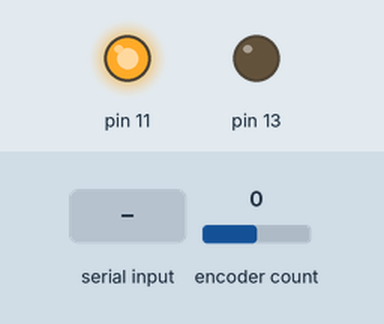
The sketch below on a simulated Arduino Uno, built with avr-gcc and run on an emulated ATmega328P. On the bench: output pins drawn as LEDs (lit = HIGH). Dashed ring = blinking. Inputs (shaded band) come from the test bench; at power-on: encoder count 0. What the sketch prints to the serial monitor is not drawn.

Above: at 1.2 s.
1.3 s: "1\n" received over Serial
At 4.2 s:
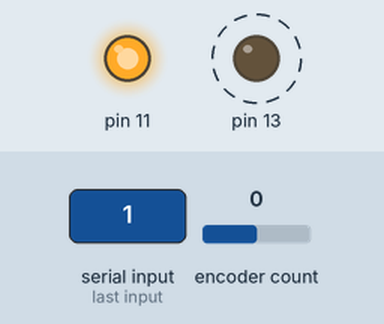
4.3 s: "90,45\n" received over Serial
At 5.0 s:
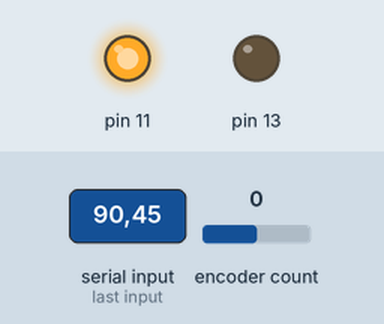
Timing chart, 0 to 7.3 s (numbered marks = the images above; inputs shaded):
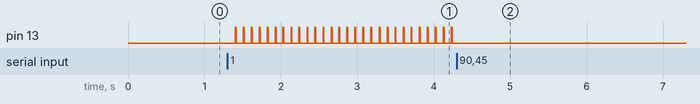

The sketch:

OptoCode.ino
```cpp
/*
Arduino Sketch for Activating TTL based on Disk Velocity
*/
#include <Encoder.h>

Encoder disk(2, 3); //Encoder object to read values from plate

/*CHANGEABLE PARAMETERS*/
int timeOn = 10; //10 ms on
int timeOff = 90; //90 ms off
float radius = 3.0;


/*DO NOT CHANGE PARAMETERS*/
//Logic Variables for the Disk Calculations
long prev = 0; //Previous recording of disk position
long curr = disk.read(); //Current recording of disk position
unsigned long prevT = 0; //Previous time stamp
unsigned long currT = micros(); //Current time stamp
char speedVal[7]; //String to hold the speed value to send to the computer

//Logic Variables for the Stimulation
bool isOn = false; //Check if the system is actually on or not
bool active = false; //Check if the system was activated by computer
unsigned long timeSinceOn = 0;  //Time since it was first turned on
unsigned long timeSinceOff = 0; //Time since it was first turned off
int val = 0; //Value containing which mode to use


void setup() {
  // Setup code
  Serial.begin(19200);
  Serial.setTimeout(100);

  //For the TTL Pulse
  pinMode(13, OUTPUT);
  digitalWrite(13, LOW);

  //For the lamp
  pinMode(11, OUTPUT);
  digitalWrite(11, HIGH);
}


void loop() {

  //Reads the value from the computer if there is any
  if(Serial.available()){
    String incomingByte = Serial.readString();
    val = incomingByte.toInt();
  }

  /*Calculates the velocity*/

  //First get the values
  prev = curr;
  curr = disk.read();
  prevT = currT;
  currT = micros();

  //Calculate the speed
  double diskSpeed = -(curr-prev)*1000000.0*(2.0*3.14*radius) / (4096.0*(unsigned long)(currT-prevT));

  //Convert number to string to send to computer
  dtostrf(diskSpeed, 4, 2, speedVal);

  //Send to computer
  Serial.println(speedVal);


  /* Controls the firing of TTL*/

  //Checks if computer wants to send TTL Pulse
  if (val == 1) {

    //Checks if it is the first time sending TTL Pulse to start pulse train
    if (active == false){
      active = true;
      isOn = true;
      digitalWrite(13, HIGH);
      timeSinceOn = millis();
    }

    //If it is not the first time sending TTL Pulse
    else{
      //If the signal is currently high
      if (isOn == true) {

        //Checks if it has reached the timeOn duration
        if(millis() - timeSinceOn > timeOn){

          //Set pulse to low
          isOn = false;
          digitalWrite(13, LOW);
          timeSinceOff = millis();
        }
      }

      //If the pulse is currently low
      else{

        // Checks if it has reached the timeOff duration
        if(millis() - timeSinceOff > timeOff) {

          //Set the pulse to high
          isOn = true;
          digitalWrite(13, HIGH);
          timeSinceOn = millis();
        }
      }
    }
  }

  //If the computer does not want to send TTL Pulse
  else{

    //Set pulse to low
    digitalWrite(13, LOW);

    //Resets the train
    active = false;
  }
}
```

Measured:
- after the input at 1.3 s, pin 13: alternates HIGH for 0.01 s and LOW for 0.09 s, starting after 0.10 s
- after the input at 4.3 s, pin 13: stops changing and stays LOW
